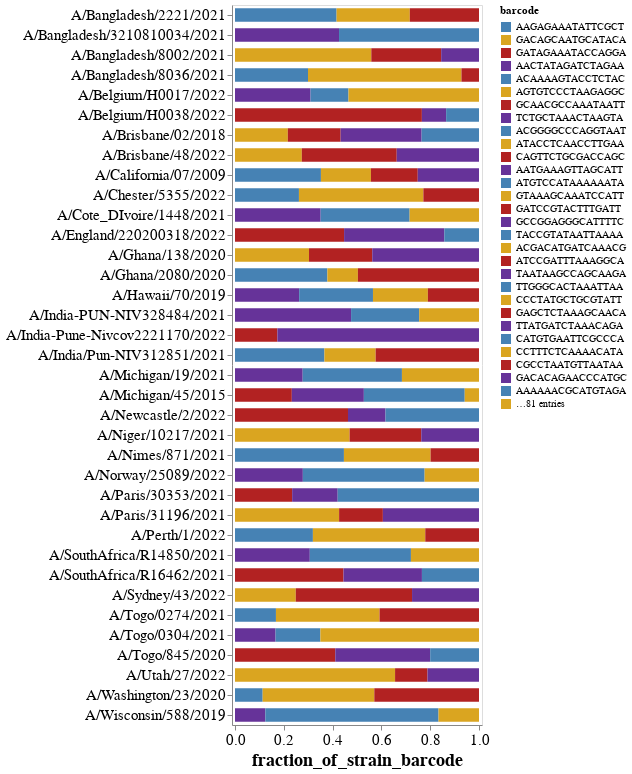

Write notebook code for a chart like this one.
### Code cell
barcode_balance_chart = (
    alt.Chart(assess_barcodebalancing)
    .encode(
        alt.X("fraction_of_strain_barcode", scale=alt.Scale(nice=False, padding=3)),
        alt.Y(
            "strain",
            title=None,
            sort=sample_wells,
        ),
        alt.Color("barcode", sort=sorted(assess_barcodebalancing["strain"].unique())).scale(range = ['steelblue', 'goldenrod','firebrick','rebeccapurple']),
    )
    .mark_bar(height={"band": 0.75})
    .properties(
        height=alt.Step(20),
        width=250,
    )
    .configure_axis(grid=False,labelFontSize=15,titleFontSize=18,labelLimit=300)
)

barcode_balance_chart
